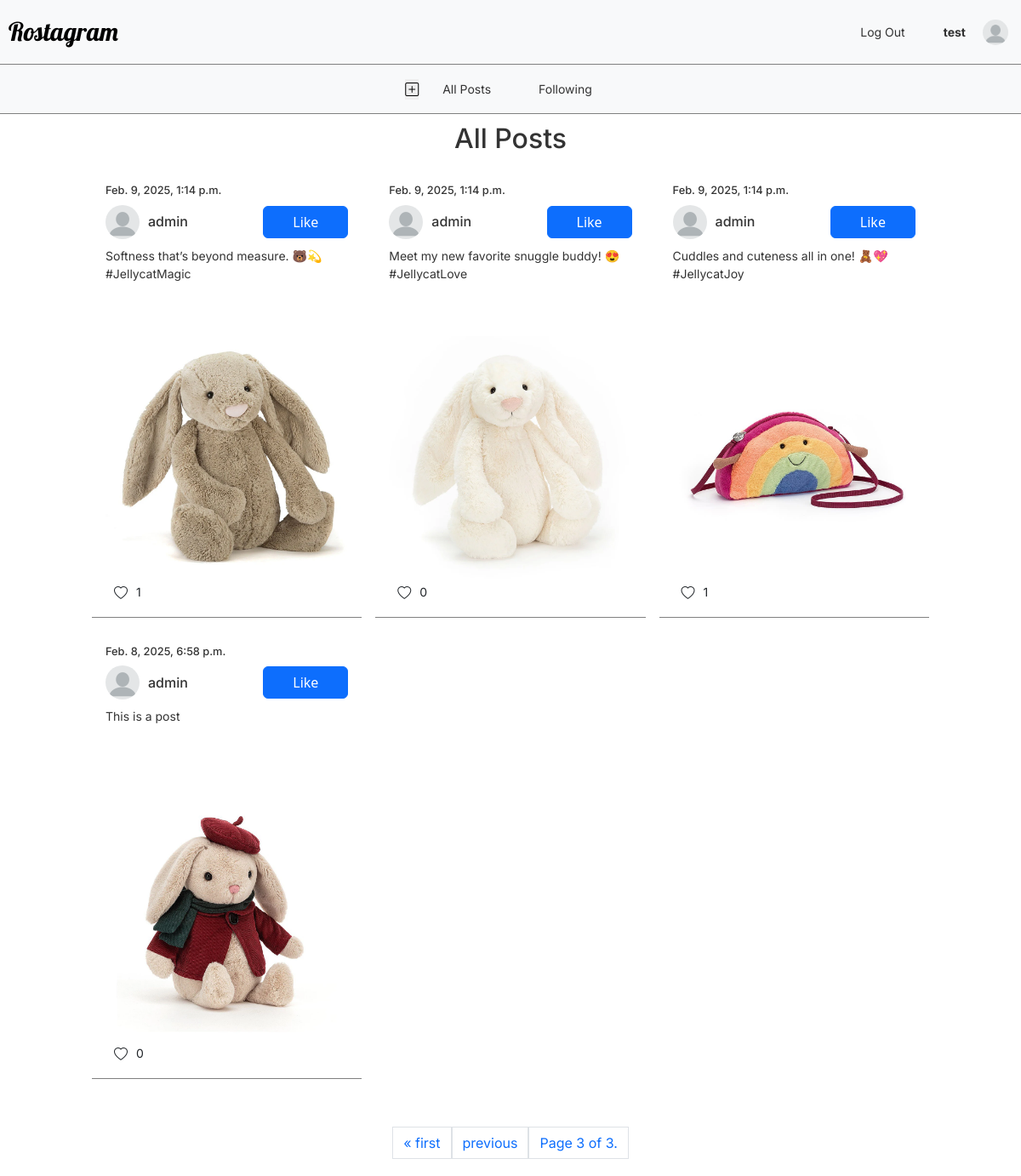
The app's page /?page=3 (signed in) with its own data.
### network/models.py (models this page shows)
class User(AbstractUser):
    bio = models.TextField(blank=True, null=True, default=None)
    profile_picture = models.ImageField(upload_to="images/User/%d/%m/%y", default="profile-default.webp")

class Post(models.Model):
    user = models.ForeignKey(User, on_delete=models.CASCADE, related_name='posts', null=True)
    created_at = models.DateTimeField(auto_now_add=True)
    content = models.TextField(blank=True, default=None, null=True)
    image = models.ImageField(upload_to="images/Post/%d/%m/%y")

### network/views.py (the view)
# urls.py: path("", views.index, name="index"),
def index(request):
    user = request.user
    posts = Post.objects.all().order_by("-created_at")
    paginator = Paginator(posts, 10)
    page_number = request.GET.get("page")
    page_obj = paginator.get_page(page_number)
    if user.is_authenticated:
        if request.method == "POST":
            post_form = PostForm(request.POST, request.FILES)
            if post_form.is_valid():
                new_post = Post()
                new_post.user = user
                new_post.content = post_form.cleaned_data["content"]
                new_post.image = post_form.cleaned_data["image"]
                new_post.save()
                return HttpResponseRedirect(reverse("index"))
        else:
            post_form = PostForm()
        for post in page_obj.object_list:
            post.is_liked = post.likes.filter(user=user).exists()
    else:
        post_form = None
    return render(request, "network/index.html", {
        "user": user,
        "post_form": post_form,
        "posts": page_obj.object_list,
        "page_obj": page_obj,
    })

### network/templates/network/index.html (shortened to what this page needs)
{% extends "network/layout.html" %}
{% block body %}
<div class="page-heading">
    <h2>All Posts</h2>
</div>
    <div class="all-posts-container">
        {% for post in page_obj %}
            <div class="post-container">
                <div class="post-timestamp">
                    <h6>{{ post.created_at }}</h6>
                </div>
                <div class="post-details" id="post-{{ post.id }}">
                    <div class="post-topbar">
                        <div class="user-details">
                            <img src="{{ post.user.profile_picture.url }}" class="profile-img">
                            <a href="{% url 'profile' post.user  %}"><h5>{{ post.user.username }}</h5></a>
                        </div>
                        {% if user.is_authenticated %}
                        <div class="post-btn-container">
                            {% if user.username != post.user.username %}
                            <button class="btn btn-primary like-btn" data-post-id="{{ post.id }}">
                                {% if post.is_liked %}
                                    Unlike
                                {% else %}
                                    Like
                                {% endif %}
                            </button>
                            {% else %}
                                <button class="btn btn-success edit-btn" data-post-id="{{ post.id }}">
                                    Edit
                                </button>
                            {% endif %}
                        </div>
                        {% endif %}
                    </div>
                    <div class="post-content-container">
                        <p id="post-content-{{ post.id }}">{{ post.content }}</p>
                    </div>
                </div>
                <img src="{{ post.image.url }}" class="post-img">
                <div class="like-container">
                    <i class="bi bi-heart"></i>
                    <div class="like-count" id="like-count-{{ post.id }}">
                        {{ post.likes.count }}
                    </div>
                </div>
            </div>
        {% endfor %}
    </div>
    <div class="pagination">
        <span class="step-links">
            {% if page_obj.has_previous %}
                <a href="?page=1" class="page-link">&laquo; first</a>
                <a href="?page={{ page_obj.previous_page_number }}" class="page-link">previous</a>
            {% endif %}
            <span class="current page-link">
                Page {{ page_obj.number }} of {{ page_obj.paginator.num_pages }}.
            </span>
        </span>
    </div>
{% endblock %}

### network/templates/network/layout.html (shortened to what this page needs)
{% load static %}
<!DOCTYPE html>
<html lang="en">
    <head>
        <link rel="stylesheet" href="https://cdn.jsdelivr.net/npm/bootstrap@5.3.3/dist/css/bootstrap.min.css">
        <link rel="stylesheet" href="https://cdn.jsdelivr.net/npm/bootstrap-icons@1.11.3/font/bootstrap-icons.min.css">
        <link href="{% static 'network/styles.css' %}" rel="stylesheet">
    </head>
    <body>
        <nav class="navbar navbar-expand-lg navbar-light bg-light">
            <div class="navbar-items">
                <a class="navbar-brand" href="{% url 'index' %}">Rostagram</a>
                {% if user.is_authenticated %}
                <li class="nav-item">
                    <a class="nav-link" href="{% url 'logout' %}">Log Out</a>
                </li>
                <li class="nav-item profile-details">
                    <a class="nav-link profile-username" href="{% url 'profile' user.username %}"><strong>{{ user.username }}</strong></a>
                    <img src="{{ user.profile_picture.url }}" class="profile-img">
                </li>
                {% endif %}
            </div>
        </nav>
        <nav class="navbar navbar-expand-lg navbar-light bg-light navbar-2">
            <div class="navbar-items">
              <ul class="navbar-nav mr-auto">
                {% if user.is_authenticated and request.resolver_match.url_name == 'index'  %}
                <li class="nav-item">
                    <button id="new-post-btn"><i class="bi bi-plus-square"></i></button>
                </li>
                {% endif %}
                <li class="nav-item">
                  <a class="nav-link" href="{% url 'index' %}">All Posts</a>
                </li>
                {% if user.is_authenticated %}
                    <li class="nav-item">
                        <a class="nav-link" href="{% url 'following' %}">Following</a>
                    </li>
                {% endif %}
              </ul>
            </div>
        </nav>
        <div class="body">
            {% block body %}
            {% endblock %}
        </div>
    </body>
</html>

### records on screen
User: username "test", profile_picture (placeholder picture)
Post: created_at "Feb. 9, 2025, 1:14 p.m.", user.profile_picture (placeholder picture), user.username "admin", shows "Like", content "Softness that’s beyond measure. 🐻💫 #JellycatMagic", image (picture), likes.count "1"
Post: created_at "Feb. 9, 2025, 1:14 p.m.", user.profile_picture (placeholder picture), user.username "admin", shows "Like", content "Meet my new favorite snuggle buddy! 😍 #JellycatLove", image (picture), likes.count "0"
Post: created_at "Feb. 9, 2025, 1:14 p.m.", user.profile_picture (placeholder picture), user.username "admin", shows "Like", content "Cuddles and cuteness all in one! 🧸💖 #JellycatJoy", image (picture), likes.count "1"
Post: created_at "Feb. 8, 2025, 6:58 p.m.", user.profile_picture (placeholder picture), user.username "admin", shows "Like", content "This is a post", image (picture), likes.count "0"

### other values on screen
{{ page_obj.number }} "3"
{{ page_obj.paginator.num_pages }} "3"
